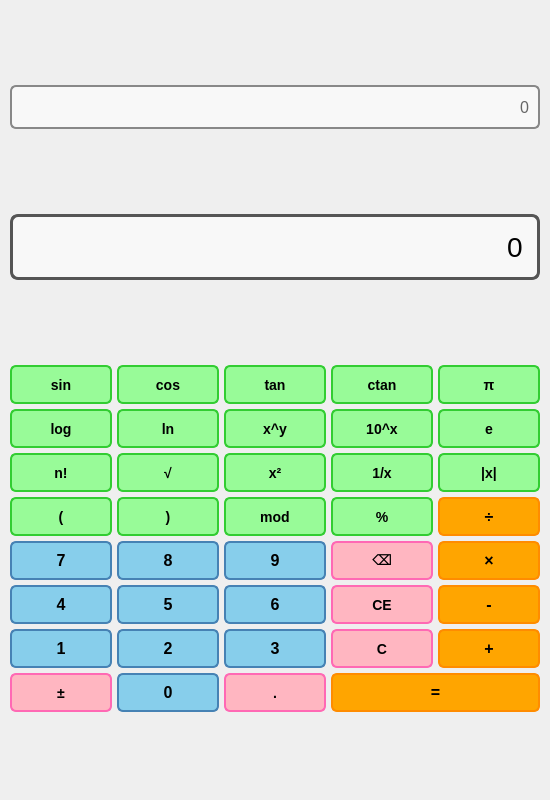
<?xml version="1.0" encoding="UTF-8"?>
<ui version="4.0">
 <class>ScientificCalculator</class>
 <widget class="QWidget" name="ScientificCalculator">
  <property name="geometry">
   <rect>
    <x>0</x>
    <y>0</y>
    <width>550</width>
    <height>800</height>
   </rect>
  </property>
  <property name="windowTitle">
   <string>Scientific Calculator</string>
  </property>
  <layout class="QVBoxLayout" name="mainLayout">
   <property name="spacing">
    <number>10</number>
   </property>
   <property name="leftMargin">
    <number>10</number>
   </property>
   <property name="topMargin">
    <number>10</number>
   </property>
   <property name="rightMargin">
    <number>10</number>
   </property>
   <property name="bottomMargin">
    <number>10</number>
   </property>
   
   <!-- History Display -->
   <item>
    <widget class="QLineEdit" name="historyDisplay">
     <property name="readOnly">
      <bool>true</bool>
     </property>
     <property name="alignment">
      <set>Qt::AlignRight</set>
     </property>
     <property name="maxLength">
      <number>100</number>
     </property>
     <property name="text">
      <string>0</string>
     </property>
     <property name="styleSheet">
      <string notr="true">font-size: 16px;
padding: 5px;
border: 2px solid #888;
border-radius: 6px;
background-color: #f8f8f8;
color: #666;
min-height: 30px;</string>
     </property>
    </widget>
   </item>
   
   <!-- Main Display -->
   <item>
    <widget class="QLineEdit" name="display">
     <property name="readOnly">
      <bool>true</bool>
     </property>
     <property name="alignment">
      <set>Qt::AlignRight</set>
     </property>
     <property name="maxLength">
      <number>50</number>
     </property>
     <property name="text">
      <string>0</string>
     </property>
     <property name="styleSheet">
      <string notr="true">font-size: 28px;
padding: 10px;
border: 3px solid #555;
border-radius: 8px;
background-color: #f8f8f8;
min-height: 40px;</string>
     </property>
    </widget>
   </item>
   
   <!-- Scientific Buttons Grid Layout -->
   <item>
    <layout class="QGridLayout" name="scientificLayout">
     <property name="spacing">
      <number>5</number>
     </property>
     
     <!-- Row 0: Scientific Functions -->
     <item row="0" column="0">
      <widget class="QPushButton" name="sinButton">
       <property name="text">
        <string>sin</string>
       </property>
       <property name="styleSheet">
        <string notr="true">QPushButton {
    background-color: #98fb98;
    color: black;
    border: 2px solid #32cd32;
    border-radius: 6px;
    font-size: 14px;
    font-weight: bold;
    min-width: 50px;
    min-height: 35px;
}
QPushButton:hover {
    background-color: #32cd32;
    color: white;
}
QPushButton:pressed {
    background-color: #228b22;
}</string>
       </property>
      </widget>
     </item>
     <item row="0" column="1">
      <widget class="QPushButton" name="cosButton">
       <property name="text">
        <string>cos</string>
       </property>
       <property name="styleSheet">
        <string notr="true">QPushButton {
    background-color: #98fb98;
    color: black;
    border: 2px solid #32cd32;
    border-radius: 6px;
    font-size: 14px;
    font-weight: bold;
    min-width: 50px;
    min-height: 35px;
}
QPushButton:hover {
    background-color: #32cd32;
    color: white;
}
QPushButton:pressed {
    background-color: #228b22;
}</string>
       </property>
      </widget>
     </item>
     <item row="0" column="2">
      <widget class="QPushButton" name="tanButton">
       <property name="text">
        <string>tan</string>
       </property>
       <property name="styleSheet">
        <string notr="true">QPushButton {
    background-color: #98fb98;
    color: black;
    border: 2px solid #32cd32;
    border-radius: 6px;
    font-size: 14px;
    font-weight: bold;
    min-width: 50px;
    min-height: 35px;
}
QPushButton:hover {
    background-color: #32cd32;
    color: white;
}
QPushButton:pressed {
    background-color: #228b22;
}</string>
       </property>
      </widget>
     </item>
     <item row="0" column="3">
      <widget class="QPushButton" name="ctanButton">
       <property name="text">
        <string>ctan</string>
       </property>
       <property name="styleSheet">
        <string notr="true">QPushButton {
    background-color: #98fb98;
    color: black;
    border: 2px solid #32cd32;
    border-radius: 6px;
    font-size: 14px;
    font-weight: bold;
    min-width: 50px;
    min-height: 35px;
}
QPushButton:hover {
    background-color: #32cd32;
    color: white;
}
QPushButton:pressed {
    background-color: #228b22;
}</string>
       </property>
      </widget>
     </item>
     <item row="0" column="4">
      <widget class="QPushButton" name="piButton">
       <property name="text">
        <string>π</string>
       </property>
       <property name="styleSheet">
        <string notr="true">QPushButton {
    background-color: #98fb98;
    color: black;
    border: 2px solid #32cd32;
    border-radius: 6px;
    font-size: 14px;
    font-weight: bold;
    min-width: 50px;
    min-height: 35px;
}
QPushButton:hover {
    background-color: #32cd32;
    color: white;
}
QPushButton:pressed {
    background-color: #228b22;
}</string>
       </property>
      </widget>
     </item>
     
     <!-- Row 1: Log Functions -->
     <item row="1" column="0">
      <widget class="QPushButton" name="logButton">
       <property name="text">
        <string>log</string>
       </property>
       <property name="styleSheet">
        <string notr="true">QPushButton {
    background-color: #98fb98;
    color: black;
    border: 2px solid #32cd32;
    border-radius: 6px;
    font-size: 14px;
    font-weight: bold;
    min-width: 50px;
    min-height: 35px;
}
QPushButton:hover {
    background-color: #32cd32;
    color: white;
}
QPushButton:pressed {
    background-color: #228b22;
}</string>
       </property>
      </widget>
     </item>
     <item row="1" column="1">
      <widget class="QPushButton" name="lnButton">
       <property name="text">
        <string>ln</string>
       </property>
       <property name="styleSheet">
        <string notr="true">QPushButton {
    background-color: #98fb98;
    color: black;
    border: 2px solid #32cd32;
    border-radius: 6px;
    font-size: 14px;
    font-weight: bold;
    min-width: 50px;
    min-height: 35px;
}
QPushButton:hover {
    background-color: #32cd32;
    color: white;
}
QPushButton:pressed {
    background-color: #228b22;
}</string>
       </property>
      </widget>
     </item>
     <item row="1" column="2">
      <widget class="QPushButton" name="powerButton">
       <property name="text">
        <string>x^y</string>
       </property>
       <property name="styleSheet">
        <string notr="true">QPushButton {
    background-color: #98fb98;
    color: black;
    border: 2px solid #32cd32;
    border-radius: 6px;
    font-size: 14px;
    font-weight: bold;
    min-width: 50px;
    min-height: 35px;
}
QPushButton:hover {
    background-color: #32cd32;
    color: white;
}
QPushButton:pressed {
    background-color: #228b22;
}</string>
       </property>
      </widget>
     </item>
     <item row="1" column="3">
      <widget class="QPushButton" name="tenPowerButton">
       <property name="text">
        <string>10^x</string>
       </property>
       <property name="styleSheet">
        <string notr="true">QPushButton {
    background-color: #98fb98;
    color: black;
    border: 2px solid #32cd32;
    border-radius: 6px;
    font-size: 14px;
    font-weight: bold;
    min-width: 50px;
    min-height: 35px;
}
QPushButton:hover {
    background-color: #32cd32;
    color: white;
}
QPushButton:pressed {
    background-color: #228b22;
}</string>
       </property>
      </widget>
     </item>
     <item row="1" column="4">
      <widget class="QPushButton" name="eButton">
       <property name="text">
        <string>e</string>
       </property>
       <property name="styleSheet">
        <string notr="true">QPushButton {
    background-color: #98fb98;
    color: black;
    border: 2px solid #32cd32;
    border-radius: 6px;
    font-size: 14px;
    font-weight: bold;
    min-width: 50px;
    min-height: 35px;
}
QPushButton:hover {
    background-color: #32cd32;
    color: white;
}
QPushButton:pressed {
    background-color: #228b22;
}</string>
       </property>
      </widget>
     </item>
     
     <!-- Row 2: Additional Functions -->
     <item row="2" column="0">
      <widget class="QPushButton" name="factorialButton">
       <property name="text">
        <string>n!</string>
       </property>
       <property name="styleSheet">
        <string notr="true">QPushButton {
    background-color: #98fb98;
    color: black;
    border: 2px solid #32cd32;
    border-radius: 6px;
    font-size: 14px;
    font-weight: bold;
    min-width: 50px;
    min-height: 35px;
}
QPushButton:hover {
    background-color: #32cd32;
    color: white;
}
QPushButton:pressed {
    background-color: #228b22;
}</string>
       </property>
      </widget>
     </item>
     <item row="2" column="1">
      <widget class="QPushButton" name="sqrtButton">
       <property name="text">
        <string>√</string>
       </property>
       <property name="styleSheet">
        <string notr="true">QPushButton {
    background-color: #98fb98;
    color: black;
    border: 2px solid #32cd32;
    border-radius: 6px;
    font-size: 14px;
    font-weight: bold;
    min-width: 50px;
    min-height: 35px;
}
QPushButton:hover {
    background-color: #32cd32;
    color: white;
}
QPushButton:pressed {
    background-color: #228b22;
}</string>
       </property>
      </widget>
     </item>
     <item row="2" column="2">
      <widget class="QPushButton" name="squareButton">
       <property name="text">
        <string>x²</string>
       </property>
       <property name="styleSheet">
        <string notr="true">QPushButton {
    background-color: #98fb98;
    color: black;
    border: 2px solid #32cd32;
    border-radius: 6px;
    font-size: 14px;
    font-weight: bold;
    min-width: 50px;
    min-height: 35px;
}
QPushButton:hover {
    background-color: #32cd32;
    color: white;
}
QPushButton:pressed {
    background-color: #228b22;
}</string>
       </property>
      </widget>
     </item>
     <item row="2" column="3">
      <widget class="QPushButton" name="reciprocalButton">
       <property name="text">
        <string>1/x</string>
       </property>
       <property name="styleSheet">
        <string notr="true">QPushButton {
    background-color: #98fb98;
    color: black;
    border: 2px solid #32cd32;
    border-radius: 6px;
    font-size: 14px;
    font-weight: bold;
    min-width: 50px;
    min-height: 35px;
}
QPushButton:hover {
    background-color: #32cd32;
    color: white;
}
QPushButton:pressed {
    background-color: #228b22;
}</string>
       </property>
      </widget>
     </item>
     <item row="2" column="4">
      <widget class="QPushButton" name="absButton">
       <property name="text">
        <string>|x|</string>
       </property>
       <property name="styleSheet">
        <string notr="true">QPushButton {
    background-color: #98fb98;
    color: black;
    border: 2px solid #32cd32;
    border-radius: 6px;
    font-size: 14px;
    font-weight: bold;
    min-width: 50px;
    min-height: 35px;
}
QPushButton:hover {
    background-color: #32cd32;
    color: white;
}
QPushButton:pressed {
    background-color: #228b22;
}</string>
       </property>
      </widget>
     </item>
     
     <!-- Row 3: Parentheses and Mod -->
     <item row="3" column="0">
      <widget class="QPushButton" name="leftParenButton">
       <property name="text">
        <string>(</string>
       </property>
       <property name="styleSheet">
        <string notr="true">QPushButton {
    background-color: #98fb98;
    color: black;
    border: 2px solid #32cd32;
    border-radius: 6px;
    font-size: 14px;
    font-weight: bold;
    min-width: 50px;
    min-height: 35px;
}
QPushButton:hover {
    background-color: #32cd32;
    color: white;
}
QPushButton:pressed {
    background-color: #228b22;
}</string>
       </property>
      </widget>
     </item>
     <item row="3" column="1">
      <widget class="QPushButton" name="rightParenButton">
       <property name="text">
        <string>)</string>
       </property>
       <property name="styleSheet">
        <string notr="true">QPushButton {
    background-color: #98fb98;
    color: black;
    border: 2px solid #32cd32;
    border-radius: 6px;
    font-size: 14px;
    font-weight: bold;
    min-width: 50px;
    min-height: 35px;
}
QPushButton:hover {
    background-color: #32cd32;
    color: white;
}
QPushButton:pressed {
    background-color: #228b22;
}</string>
       </property>
      </widget>
     </item>
     <item row="3" column="2">
      <widget class="QPushButton" name="modButton">
       <property name="text">
        <string>mod</string>
       </property>
       <property name="styleSheet">
        <string notr="true">QPushButton {
    background-color: #98fb98;
    color: black;
    border: 2px solid #32cd32;
    border-radius: 6px;
    font-size: 14px;
    font-weight: bold;
    min-width: 50px;
    min-height: 35px;
}
QPushButton:hover {
    background-color: #32cd32;
    color: white;
}
QPushButton:pressed {
    background-color: #228b22;
}</string>
       </property>
      </widget>
     </item>
     <item row="3" column="3">
      <widget class="QPushButton" name="percentButton">
       <property name="text">
        <string>%</string>
       </property>
       <property name="styleSheet">
        <string notr="true">QPushButton {
    background-color: #98fb98;
    color: black;
    border: 2px solid #32cd32;
    border-radius: 6px;
    font-size: 14px;
    font-weight: bold;
    min-width: 50px;
    min-height: 35px;
}
QPushButton:hover {
    background-color: #32cd32;
    color: white;
}
QPushButton:pressed {
    background-color: #228b22;
}</string>
       </property>
      </widget>
     </item>
     <item row="3" column="4">
      <widget class="QPushButton" name="divideButton">
       <property name="text">
        <string>÷</string>
       </property>
       <property name="styleSheet">
        <string notr="true">QPushButton {
    background-color: #ffa500;
    color: black;
    border: 2px solid #ff8c00;
    border-radius: 6px;
    font-size: 16px;
    font-weight: bold;
    min-width: 50px;
    min-height: 35px;
}
QPushButton:hover {
    background-color: #ff8c00;
    color: white;
}
QPushButton:pressed {
    background-color: #ff7f50;
}</string>
       </property>
      </widget>
     </item>
     
     <!-- Row 4: 7, 8, 9 -->
     <item row="4" column="0">
      <widget class="QPushButton" name="button7">
       <property name="text">
        <string>7</string>
       </property>
       <property name="styleSheet">
        <string notr="true">QPushButton {
    background-color: #87CEEB;
    color: black;
    border: 2px solid #4682b4;
    border-radius: 6px;
    font-size: 16px;
    font-weight: bold;
    min-width: 50px;
    min-height: 35px;
}
QPushButton:hover {
    background-color: #4682b4;
    color: white;
}
QPushButton:pressed {
    background-color: #4169e1;
}</string>
       </property>
      </widget>
     </item>
     <item row="4" column="1">
      <widget class="QPushButton" name="button8">
       <property name="text">
        <string>8</string>
       </property>
       <property name="styleSheet">
        <string notr="true">QPushButton {
    background-color: #87CEEB;
    color: black;
    border: 2px solid #4682b4;
    border-radius: 6px;
    font-size: 16px;
    font-weight: bold;
    min-width: 50px;
    min-height: 35px;
}
QPushButton:hover {
    background-color: #4682b4;
    color: white;
}
QPushButton:pressed {
    background-color: #4169e1;
}</string>
       </property>
      </widget>
     </item>
     <item row="4" column="2">
      <widget class="QPushButton" name="button9">
       <property name="text">
        <string>9</string>
       </property>
       <property name="styleSheet">
        <string notr="true">QPushButton {
    background-color: #87CEEB;
    color: black;
    border: 2px solid #4682b4;
    border-radius: 6px;
    font-size: 16px;
    font-weight: bold;
    min-width: 50px;
    min-height: 35px;
}
QPushButton:hover {
    background-color: #4682b4;
    color: white;
}
QPushButton:pressed {
    background-color: #4169e1;
}</string>
       </property>
      </widget>
     </item>
     <item row="4" column="3">
      <widget class="QPushButton" name="backspaceButton">
       <property name="text">
        <string>⌫</string>
       </property>
       <property name="styleSheet">
        <string notr="true">QPushButton {
    background-color: #ffb6c1;
    color: black;
    border: 2px solid #ff69b4;
    border-radius: 6px;
    font-size: 14px;
    font-weight: bold;
    min-width: 50px;
    min-height: 35px;
}
QPushButton:hover {
    background-color: #ff69b4;
    color: white;
}
QPushButton:pressed {
    background-color: #ff1493;
}</string>
       </property>
      </widget>
     </item>
     <item row="4" column="4">
      <widget class="QPushButton" name="multiplyButton">
       <property name="text">
        <string>×</string>
       </property>
       <property name="styleSheet">
        <string notr="true">QPushButton {
    background-color: #ffa500;
    color: black;
    border: 2px solid #ff8c00;
    border-radius: 6px;
    font-size: 16px;
    font-weight: bold;
    min-width: 50px;
    min-height: 35px;
}
QPushButton:hover {
    background-color: #ff8c00;
    color: white;
}
QPushButton:pressed {
    background-color: #ff7f50;
}</string>
       </property>
      </widget>
     </item>
     
     <!-- Row 5: 4, 5, 6 -->
     <item row="5" column="0">
      <widget class="QPushButton" name="button4">
       <property name="text">
        <string>4</string>
       </property>
       <property name="styleSheet">
        <string notr="true">QPushButton {
    background-color: #87CEEB;
    color: black;
    border: 2px solid #4682b4;
    border-radius: 6px;
    font-size: 16px;
    font-weight: bold;
    min-width: 50px;
    min-height: 35px;
}
QPushButton:hover {
    background-color: #4682b4;
    color: white;
}
QPushButton:pressed {
    background-color: #4169e1;
}</string>
       </property>
      </widget>
     </item>
     <item row="5" column="1">
      <widget class="QPushButton" name="button5">
       <property name="text">
        <string>5</string>
       </property>
       <property name="styleSheet">
        <string notr="true">QPushButton {
    background-color: #87CEEB;
    color: black;
    border: 2px solid #4682b4;
    border-radius: 6px;
    font-size: 16px;
    font-weight: bold;
    min-width: 50px;
    min-height: 35px;
}
QPushButton:hover {
    background-color: #4682b4;
    color: white;
}
QPushButton:pressed {
    background-color: #4169e1;
}</string>
       </property>
      </widget>
     </item>
     <item row="5" column="2">
      <widget class="QPushButton" name="button6">
       <property name="text">
        <string>6</string>
       </property>
       <property name="styleSheet">
        <string notr="true">QPushButton {
    background-color: #87CEEB;
    color: black;
    border: 2px solid #4682b4;
    border-radius: 6px;
    font-size: 16px;
    font-weight: bold;
    min-width: 50px;
    min-height: 35px;
}
QPushButton:hover {
    background-color: #4682b4;
    color: white;
}
QPushButton:pressed {
    background-color: #4169e1;
}</string>
       </property>
      </widget>
     </item>
     <item row="5" column="3">
      <widget class="QPushButton" name="clearAllButton">
       <property name="text">
        <string>CE</string>
       </property>
       <property name="styleSheet">
        <string notr="true">QPushButton {
    background-color: #ffb6c1;
    color: black;
    border: 2px solid #ff69b4;
    border-radius: 6px;
    font-size: 14px;
    font-weight: bold;
    min-width: 50px;
    min-height: 35px;
}
QPushButton:hover {
    background-color: #ff69b4;
    color: white;
}
QPushButton:pressed {
    background-color: #ff1493;
}</string>
       </property>
      </widget>
     </item>
     <item row="5" column="4">
      <widget class="QPushButton" name="minusButton">
       <property name="text">
        <string>-</string>
       </property>
       <property name="styleSheet">
        <string notr="true">QPushButton {
    background-color: #ffa500;
    color: black;
    border: 2px solid #ff8c00;
    border-radius: 6px;
    font-size: 16px;
    font-weight: bold;
    min-width: 50px;
    min-height: 35px;
}
QPushButton:hover {
    background-color: #ff8c00;
    color: white;
}
QPushButton:pressed {
    background-color: #ff7f50;
}</string>
       </property>
      </widget>
     </item>
     
     <!-- Row 6: 1, 2, 3 -->
     <item row="6" column="0">
      <widget class="QPushButton" name="button1">
       <property name="text">
        <string>1</string>
       </property>
       <property name="styleSheet">
        <string notr="true">QPushButton {
    background-color: #87CEEB;
    color: black;
    border: 2px solid #4682b4;
    border-radius: 6px;
    font-size: 16px;
    font-weight: bold;
    min-width: 50px;
    min-height: 35px;
}
QPushButton:hover {
    background-color: #4682b4;
    color: white;
}
QPushButton:pressed {
    background-color: #4169e1;
}</string>
       </property>
      </widget>
     </item>
     <item row="6" column="1">
      <widget class="QPushButton" name="button2">
       <property name="text">
        <string>2</string>
       </property>
       <property name="styleSheet">
        <string notr="true">QPushButton {
    background-color: #87CEEB;
    color: black;
    border: 2px solid #4682b4;
    border-radius: 6px;
    font-size: 16px;
    font-weight: bold;
    min-width: 50px;
    min-height: 35px;
}
QPushButton:hover {
    background-color: #4682b4;
    color: white;
}
QPushButton:pressed {
    background-color: #4169e1;
}</string>
       </property>
      </widget>
     </item>
     <item row="6" column="2">
      <widget class="QPushButton" name="button3">
       <property name="text">
        <string>3</string>
       </property>
       <property name="styleSheet">
        <string notr="true">QPushButton {
    background-color: #87CEEB;
    color: black;
    border: 2px solid #4682b4;
    border-radius: 6px;
    font-size: 16px;
    font-weight: bold;
    min-width: 50px;
    min-height: 35px;
}
QPushButton:hover {
    background-color: #4682b4;
    color: white;
}
QPushButton:pressed {
    background-color: #4169e1;
}</string>
       </property>
      </widget>
     </item>
     <item row="6" column="3">
      <widget class="QPushButton" name="clearButton">
       <property name="text">
        <string>C</string>
       </property>
       <property name="styleSheet">
        <string notr="true">QPushButton {
    background-color: #ffb6c1;
    color: black;
    border: 2px solid #ff69b4;
    border-radius: 6px;
    font-size: 14px;
    font-weight: bold;
    min-width: 50px;
    min-height: 35px;
}
QPushButton:hover {
    background-color: #ff69b4;
    color: white;
}
QPushButton:pressed {
    background-color: #ff1493;
}</string>
       </property>
      </widget>
     </item>
     <item row="6" column="4">
      <widget class="QPushButton" name="plusButton">
       <property name="text">
        <string>+</string>
       </property>
       <property name="styleSheet">
        <string notr="true">QPushButton {
    background-color: #ffa500;
    color: black;
    border: 2px solid #ff8c00;
    border-radius: 6px;
    font-size: 16px;
    font-weight: bold;
    min-width: 50px;
    min-height: 35px;
}
QPushButton:hover {
    background-color: #ff8c00;
    color: white;
}
QPushButton:pressed {
    background-color: #ff7f50;
}</string>
       </property>
      </widget>
     </item>
     
     <!-- Row 7: 0, ., ±, = -->
     <item row="7" column="0">
      <widget class="QPushButton" name="changeSignButton">
       <property name="text">
        <string>±</string>
       </property>
       <property name="styleSheet">
        <string notr="true">QPushButton {
    background-color: #ffb6c1;
    color: black;
    border: 2px solid #ff69b4;
    border-radius: 6px;
    font-size: 14px;
    font-weight: bold;
    min-width: 50px;
    min-height: 35px;
}
QPushButton:hover {
    background-color: #ff69b4;
    color: white;
}
QPushButton:pressed {
    background-color: #ff1493;
}</string>
       </property>
      </widget>
     </item>
     <item row="7" column="1">
      <widget class="QPushButton" name="button0">
       <property name="text">
        <string>0</string>
       </property>
       <property name="styleSheet">
        <string notr="true">QPushButton {
    background-color: #87CEEB;
    color: black;
    border: 2px solid #4682b4;
    border-radius: 6px;
    font-size: 16px;
    font-weight: bold;
    min-width: 50px;
    min-height: 35px;
}
QPushButton:hover {
    background-color: #4682b4;
    color: white;
}
QPushButton:pressed {
    background-color: #4169e1;
}</string>
       </property>
      </widget>
     </item>
     <item row="7" column="2">
      <widget class="QPushButton" name="pointButton">
       <property name="text">
        <string>.</string>
       </property>
       <property name="styleSheet">
        <string notr="true">QPushButton {
    background-color: #ffb6c1;
    color: black;
    border: 2px solid #ff69b4;
    border-radius: 6px;
    font-size: 14px;
    font-weight: bold;
    min-width: 50px;
    min-height: 35px;
}
QPushButton:hover {
    background-color: #ff69b4;
    color: white;
}
QPushButton:pressed {
    background-color: #ff1493;
}</string>
       </property>
      </widget>
     </item>
     <item row="7" column="3" colspan="2">
      <widget class="QPushButton" name="equalButton">
       <property name="text">
        <string>=</string>
       </property>
       <property name="styleSheet">
        <string notr="true">QPushButton {
    background-color: #ffa500;
    color: black;
    border: 2px solid #ff8c00;
    border-radius: 6px;
    font-size: 16px;
    font-weight: bold;
    min-width: 110px;
    min-height: 35px;
}
QPushButton:hover {
    background-color: #ff8c00;
    color: white;
}
QPushButton:pressed {
    background-color: #ff7f50;
}</string>
       </property>
      </widget>
     </item>
     
    </layout>
   </item>
   
  </layout>
 </widget>
 <resources/>
 <connections/>
</ui>
